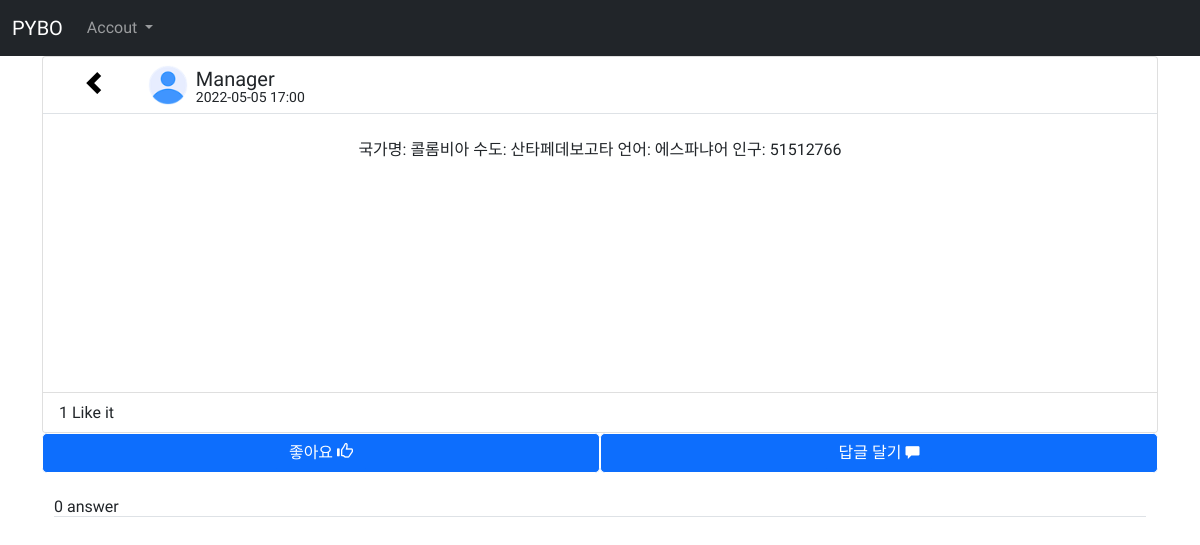
The app's page /question/detail/37/ with its own data.
### pybo/models.py (models this page shows)
class User(db.Model):
    id = db.Column(db.Integer(), primary_key=True)
    username = db.Column(db.String(120), unique=True, nullable=False)
    password = db.Column(db.String(200), nullable=False)
    email = db.Column(db.String(150), unique=True, nullable=False)

class Question(db.Model):
    id = db.Column(db.Integer(), primary_key=True)
    subject = db.Column(db.String(200), nullable = False)
    content = db.Column(db.Text(), nullable = False)
    create_date = db.Column(db.DateTime(), nullable = False)
    user_id = db.Column(db.Integer(), db.ForeignKey("user.id", ondelete="CASCADE") , nullable=False)
    user = db.relationship("User", backref=db.backref("question_set"))
    modify_date = db.Column(db.DateTime(), nullable=True)
    voter = db.relationship("User", secondary=question_voter, backref=db.backref("question_voter_set"))

### pybo/views/question_views.py (the view)
@bp.route("/detail/<int:question_id>/")
def detail(question_id):
    question = Question.query.get_or_404(question_id)
    form = AnswerForm()
    return render_template("question/question_detail.html", question=question, form=form)

### pybo/filters.py (called while the page is built)
def format_datetime(value, imt = "%Y-%m-%d %H:%M"):
    return value.strftime(imt)

### pybo/views/auth_views.py (called while the page is built)
@bp.before_app_request
def load_logged_in_user():
    user_id = session.get("user_id")
    if user_id is None:
        g.user = None
    else:
        g.user = User.query.get(user_id)

### pybo/templates/question/question_detail.html (shortened to what this page needs)
{% extends "base.html" %}
{% block content %}
<div class="container-md">
  <div class="card">
    <div class="card-title pb-2 border-bottom">
      <div class="container-md">
        <div class="row h_80 ">
          <div class="col-1 col-md-1 text-center pe-0 mt-2 pt-1">
          <a href="{{ url_for("main.index") }}" class="link_cont"><span class="glyphicon glyphicon-chevron-left h4"></span></a>
          </div>
          <div class="col-9 col-md-9">
            <div class="d-inline-flex">
              <div class="flex-shring-0 mt-2">
                <img src="{{ url_for('static', filename='user.png') }} " style="width:2.5rem;">
              </div>
              <div class="lh-1 mt-2 pt-1 ms-2">
                <div class="align-self-start d-inline-flex lead">{{ question.user.username }}</div><br>
                <div class="align-self-end d-inline-flex small">{{ question.create_date|datetime }}</div>
              </div>
            </div>
          </div>
        </div>
      </div>
    </div>
    <div class="card-body h_270 overflow-scroll">
      <div class="container-md">
        <div class="card-text text-center">{{ question.content }}</div>
      </div>
    </div>
    <div class="card-footer h_40 bg-white">
      <p>{{ question.voter|length}} Like it</p>
    </div>
  </div>
  <div class="container">
    <div class="row align-items-start text-center">
      <div class="col bg-primary border border-white rounded-3">
        <a class="btn btn-primary recommend" href="#" data-uri="{{ url_for('vote.question', question_id=question.id) }}">
          <p class="mb-0">좋아요 <span class="glyphicon glyphicon-thumbs-up"></span></p>
        </a>
      </div>
      <div class="col bg-primary border border-white rounded-3">
        <button class="btn btn-primary" type="button" data-bs-toggle="collapse" data-bs-target="#collapseWidthExample" aria-expanded="false" aria-controls="collapseWidthExample">
    <p class="mb-0">답글 달기 <span class="glyphicon glyphicon-comment small"></span></p>
        </button>
      </div>
  </div>
  <h6 class="border-bottom pt-4 mb-0 bb-0">{{ question.answer_set|length }} answer</h6>
</div>
{% endblock %}

### pybo/static/style.css (style rules this page uses)
body { font-family: 'Roboto Condensed', sans-serif; }
.link_cont { text-decoration:none; color:black; }
.link_cont:link , .link_cont:visited { color:black; }
.h_270 { height:270px; }
.h_40 { height:40px; }

### records on screen
User: user.username "Manager"
Question: create_date "2022-05-05 17:00", content "국가명: 콜롬비아 수도: 산타페데보고타 언어: 에스파냐어 인구: 51512766"

### other values on screen
{{ question.voter|length }} "1"
{{ question.answer_set|length }} "0"
